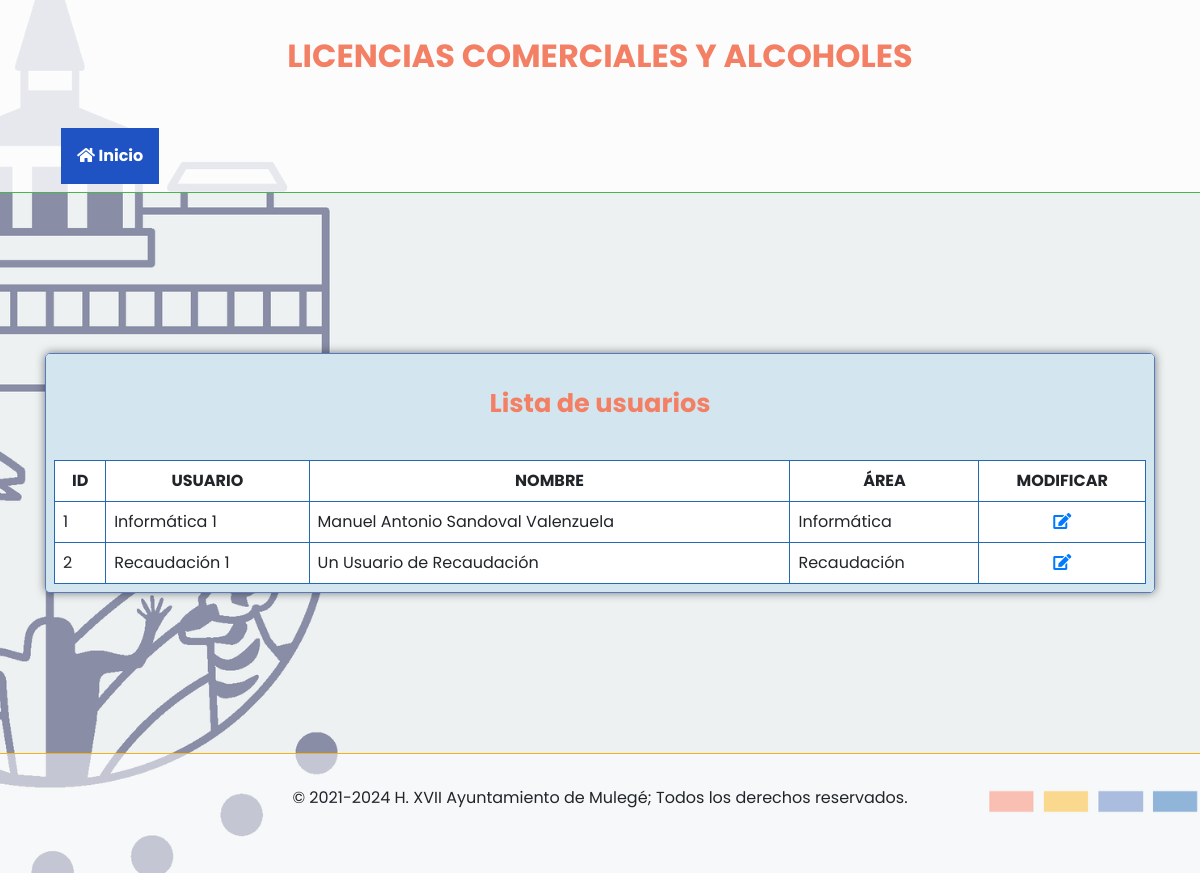
The app's page /lista_usuarios.php with its own data.
### tables this page shows
CREATE TABLE `usuarios` (
  `id` int(11) NOT NULL,
  `usuario` tinytext NOT NULL,
  `contrasena` varchar(255) NOT NULL,
  `nombre` tinytext NOT NULL,
  `area` tinytext NOT NULL
);

### lib/class_lista_usuarios.php (called while the page is built, shortened)
<?php
class lista_usuarios {
  function listaDeUsuarios($connect) {
    $sql = "SELECT id, usuario, nombre, area FROM usuarios";
    $query = mysqli_query($connect, $sql);
    while ($row = mysqli_fetch_array($query)) {
      $usuarios[] = array(
        'id' => $row['id'],
        'usuario' => $row['usuario'],
        'nombre' => $row['nombre'],
        'area' => $row['area']
      );
    }
    if (isset($usuarios)) { return $usuarios; }
    else { return null; }
  }
}
?>

### lista_usuarios.php (the view)
<?php
require_once 'lib/class_lista_usuarios.php';
$lista_usuario = new lista_usuarios;
$usuarios = $lista_usuario -> listaDeUsuarios($connect);
include_once 'header.php';
include_once 'menu.php';
?>
  <main class="container">
    <section class="row justify-content-center">
      <div class="col-12 centrar-contenedor">
        <div class="contenedor">
          <div class="titulo-contenedor">
            <h2>Lista de usuarios</h2>
          </div>
          <div class="contenido-contenedor">
            <table width="100%">
              <tr>
                <th>ID</th>
                <th>USUARIO</th>
                <th>NOMBRE</th>
                <th>ÁREA</th>
                <th>MODIFICAR</th>
              </tr>
              <?php foreach ($usuarios as $usr): ?>
                <tr>
                  <td><?php echo $usr['id']; ?></td>
                  <td><?php echo $usr['usuario']; ?></td>
                  <td><?php echo $usr['nombre']; ?></td>
                  <td><?php echo $usr['area']; ?></td>
                  <td align="center"> <a href="/modificar_usuario/<?php echo $usr['id']; ?>"> <span class="fas fa-edit"></span> </a></td>
                </tr>
              <?php endforeach; ?>
            </table>
          </div>
        </div>
      </div>
    </section>
  </main>
	<?php include_once 'footer.php'; ?>

### header.php (shortened to what this page needs)
<!DOCTYPE html>
<html lang="es-MX">
<head>
  <link rel="stylesheet" href="/css/fontawesome.css">
  <link rel="stylesheet" href="/css/bootstrap.min.css">
  <link rel="stylesheet" href="/css/style.css">
</head>
<body>
  <header>
    <h1>LICENCIAS COMERCIALES Y ALCOHOLES</h1>
  </header>

### menu.php (shortened to what this page needs)
<nav class="menu">
  <div class="container">
    <div class="row">
      <div class="col-9">
        <ul id="menu-izquierdo">
          <?php
          if ($seccion != '/'){
            echo '<li> <a class="enlace-boton" href="/"> <span class="fas fa-home"></span> Inicio</a> </li>';
          }
          ?>
        </ul>
      </div>
      </div>
    </div>
  </nav>

### footer.php
<footer>
  <section class="footer-copyright">
    <p>&copy; 2021-2024 H. XVII Ayuntamiento de Mulegé; Todos los derechos reservados.</p>
  </section>
</footer>
</body>
</html>

### css/style.css (style rules this page uses)
* { font-family: 'Poppins', sans-serif; box-sizing: border-box; margin: 0; padding: 0; }
html, body { font-size: 16px; margin: 0; padding: 0; }
body { background: url('../img/bg4.png') no-repeat fixed center / cover; }
header { display: flex; overflow: hidden; height: 15vh; padding: 0; text-align: center; background-color: rgba(255, 255, 255, .8); align-items: center; justify-content: center; }
header h1 { text-align: center; }
h1, h2, h3 { font-weight: bold; text-align: center; color: #f38065; }
h1 { font-size: 2rem; }
h2 { font-size: 1.6rem; margin: 1em 0; }
input[type='submit'], input[type='reset'], button, .enlace-boton { font-size: 1rem; font-weight: bold; display: inline-block; min-width: 50px; margin: .5em auto; padding: 1em; text-align: center; color: white; border: none; background: #1f53c4; }
table, th, td { border: 1px solid #226ab3; background-color: rgba(255, 255, 255, 1); }
table { margin: 0; }
th, td { padding: .5em; }
th { text-align: center; }
main { z-index: 0; overflow: hidden; min-height: 70vh; }
footer { width: 100%; min-height: 15vh; padding: 2em; border-top: 1px solid #f5b11a; background-color: rgba(255, 255, 255, .5); }
.contenedor { overflow: hidden; width: 100%; margin: 2rem auto; padding: 0; border: 1px solid #567abc; border-radius: 5px; box-shadow: 0 0 10px rgba(0, 0, 0, .5); }
.titulo-contenedor { line-height: 1.5em; width: 100%; min-height: 1.5em; padding: .5em; background: #d3e6ef; }
.contenido-contenedor { width: 100%; padding: .5em; background-color: #d3e6ef; }
.centrar-contenedor { display: flex; min-height: 70vh; align-items: center; justify-content: center; }
.footer-copyright { text-align: center; }
.footer-copyright p { font-size: 1rem; line-height: 1.5em; }
.menu { position: sticky; z-index: 9999; top: 0; margin: 0; padding: 0; border-bottom: 1px solid #48b64c; background-color: rgba(255, 255, 255, .8); }
.menu ul { margin: 0; padding: 0; list-style: none; text-align: left; }
.menu ul li { display: inline-block; margin: 0 1em; }
#menu-izquierdo { text-align: left; }

### records on screen
usuarios: id "1", usuario "Informática 1", nombre "Manuel Antonio Sandoval Valenzuela", area "Informática"
usuarios: id "2", usuario "Recaudación 1", nombre "Un Usuario de Recaudación", area "Recaudación"
